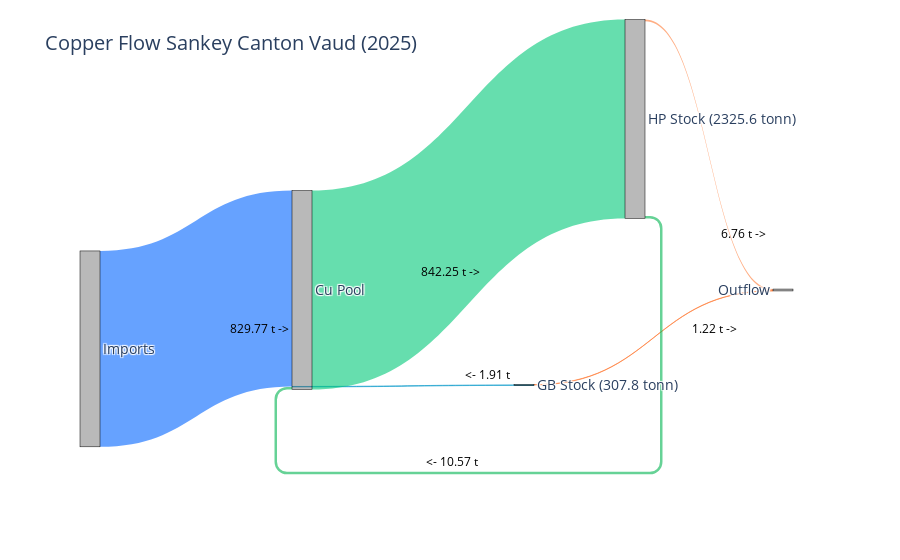

The notebook cell this image was saved under:
### Code cell
# GB copper stock: 11400 GB * 2.7kg = 307080 kg Cu = 307.8 tonn 
# # HP copper stock: 64 600 HP * 36 kg = 2 325.6 tonn 
# # HP stock is growing so increase each year is 
# # GB replacementrate + HP replacementrate + growing rate = 
# 4560 + 5000 + 440 = 10000 * 36kg = 360000 kg = 36 tonn 
# # Recycled GB = 0.61 * 4560 * 2.7kg # Recycled HP = 0.61 * 5000 * 36 kg 
# # Rest is outflow (waste)# Model values (tonnes)

#We chosse Copper_HP_s[35] as 2024 and same for GB
# We choose flow out as Copper_HP_o[35] same for GB

import plotly.graph_objects as go
import pandas as pd

rr = 0.61
hp_cu_out = Copper_HP_o[35]/1000
gb_cu_out = Copper_GB_o[35]/1000


hp_to_cu = rr * hp_cu_out
gb_to_cu = rr * gb_cu_out

imports_to_cu = -Copper_HP_i[35]/1000 +  -Copper_GB_i[35]/1000

gb_to_outflow = gb_cu_out - gb_to_cu
hp_to_outflow = hp_cu_out - hp_to_cu

cu_to_hp = imports_to_cu + gb_to_cu + hp_to_cu
# -------------------------

labels = [
    "Imports",   # 0
    "Cu Pool",   # 1
    "GB Stock (307.8 tonn)",  # 2
    "HP Stock (2325.6 tonn)",  # 3
    "Outflow"    # 4
]

sources = [
    0,  # Imports → Cu
    2,  # GB → Cu
    2,  # GB → Outflow
    1,  # Cu → HP
    3,  # HP → Cu
    3   # HP → Outflow
]

targets = [
    1,  # Imports → Cu
    1,  # GB → Cu
    4,  # GB → Outflow
    3,  # Cu → HP
    1,  # HP → Cu
    4   # HP → Outflow
]

values = [
    imports_to_cu,
    gb_to_cu,
    gb_to_outflow,
    cu_to_hp,
    hp_to_cu,
    hp_to_outflow
]

colors = [
    "rgba(0,100,255,0.6)",  # Imports → Cu
    "rgba(0,150,200,0.6)",  # GB → Cu
    "rgba(255,120,50,0.6)", # GB → Outflow
    "rgba(0,200,120,0.6)",  # Cu → HP
    "rgba(0,180,80,0.6)",   # HP → Cu
    "rgba(255,120,50,0.6)"  # HP → Outflow
]

node_x = [
    0.00,  # Imports
    0.30,  # Cu Pool
    0.60,  # GB Stock
    0.75,  # HP Stock
    0.95   # Outflow
]

node_y = [
    0.50,  # Imports (center left)
    0.50,  # Cu Pool (center)
    0.75,  # GB Stock (top)
    0.05,  # HP Stock (bottom)
    0.50   # Outflow (center right)
]

# (GB above, HP below)

fig = go.Figure(data=[go.Sankey(
    arrangement="fixed",
    node=dict(
        pad=20,
        thickness=20,
        line=dict(color="black", width=0.5),
        label=labels,
        x=node_x,
        y=node_y,
        color="rgba(80,80,80,0.4)"
    ),
    link=dict(
        source=sources,
        target=targets,
        value=values,
        color=colors,
        customdata=values,
        hovertemplate='Flow: %{customdata:.2f} t<extra></extra>'
    )
)])

# Add flow labels at approximate midpoints
annotations = [
    dict(x=0.20, y=0.40, text=f"{imports_to_cu:.2f} t ->", showarrow=False, font=dict(size=12, color="black")),
    dict(x=0.55, y=0.25, text=f"<- {gb_to_cu:.2f} t", showarrow=False, font=dict(size=12, color="black")),
    dict(x=0.89, y=0.40, text=f"{gb_to_outflow:.2f} t ->", showarrow=False, font=dict(size=12, color="black")),
    dict(x=0.50, y=0.55, text=f"{cu_to_hp:.2f} t ->", showarrow=False, font=dict(size=12, color="black")),
    dict(x=0.50, y=0.02, text=f" <- {hp_to_cu:.2f} t", showarrow=False, font=dict(size=12, color="black")),
    dict(x=0.93, y=0.65, text=f"{hp_to_outflow:.2f} t ->", showarrow=False, font=dict(size=12, color="black"))
]

fig.update_layout(
    title_text="Copper Flow Sankey Canton Vaud (2025)",
    font_size=14,
    annotations=annotations
)

fig.show()

### Figure 1 — Plotly figure (JSON) as saved in the notebook; plotly's stock layout.template omitted (floating-point values rounded to 4 significant figures)
{"data": [{"arrangement": "fixed", "link": {"color": ["rgba(0,100,255,0.6)", "rgba(0,150,200,0.6)", "rgba(255,120,50,0.6)", "rgba(0,200,120,0.6)", "rgba(0,180,80,0.6)", "rgba(255,120,50,0.6)"], "customdata": [829.8, 1.905, 1.218, 842.2, 10.57, 6.758], "hovertemplate": "Flow: %{customdata:.2f} t<extra></extra>", "source": [0, 2, 2, 1, 3, 3], "target": [1, 1, 4, 3, 1, 4], "value": [829.8, 1.905, 1.218, 842.2, 10.57, 6.758]}, "node": {"color": "rgba(80,80,80,0.4)", "label": ["Imports", "Cu Pool", "GB Stock (307.8 tonn)", "HP Stock (2325.6 tonn)", "Outflow"], "line": {"color": "black", "width": 0.5}, "pad": 20, "thickness": 20, "x": [0, 0.3, 0.6, 0.75, 0.95], "y": [0.5, 0.5, 0.75, 0.05, 0.5]}, "type": "sankey"}], "layout": {"annotations": [{"font": {"color": "black", "size": 12}, "showarrow": false, "text": "829.77 t ->", "x": 0.2, "y": 0.4}, {"font": {"color": "black", "size": 12}, "showarrow": false, "text": "<- 1.91 t", "x": 0.55, "y": 0.25}, {"font": {"color": "black", "size": 12}, "showarrow": false, "text": "1.22 t ->", "x": 0.89, "y": 0.4}, {"font": {"color": "black", "size": 12}, "showarrow": false, "text": "842.25 t ->", "x": 0.5, "y": 0.55}, {"font": {"color": "black", "size": 12}, "showarrow": false, "text": " <- 10.57 t", "x": 0.5, "y": 0.02}, {"font": {"color": "black", "size": 12}, "showarrow": false, "text": "6.76 t ->", "x": 0.93, "y": 0.65}], "font": {"size": 14}, "title": {"text": "Copper Flow Sankey Canton Vaud (2025)"}}}
